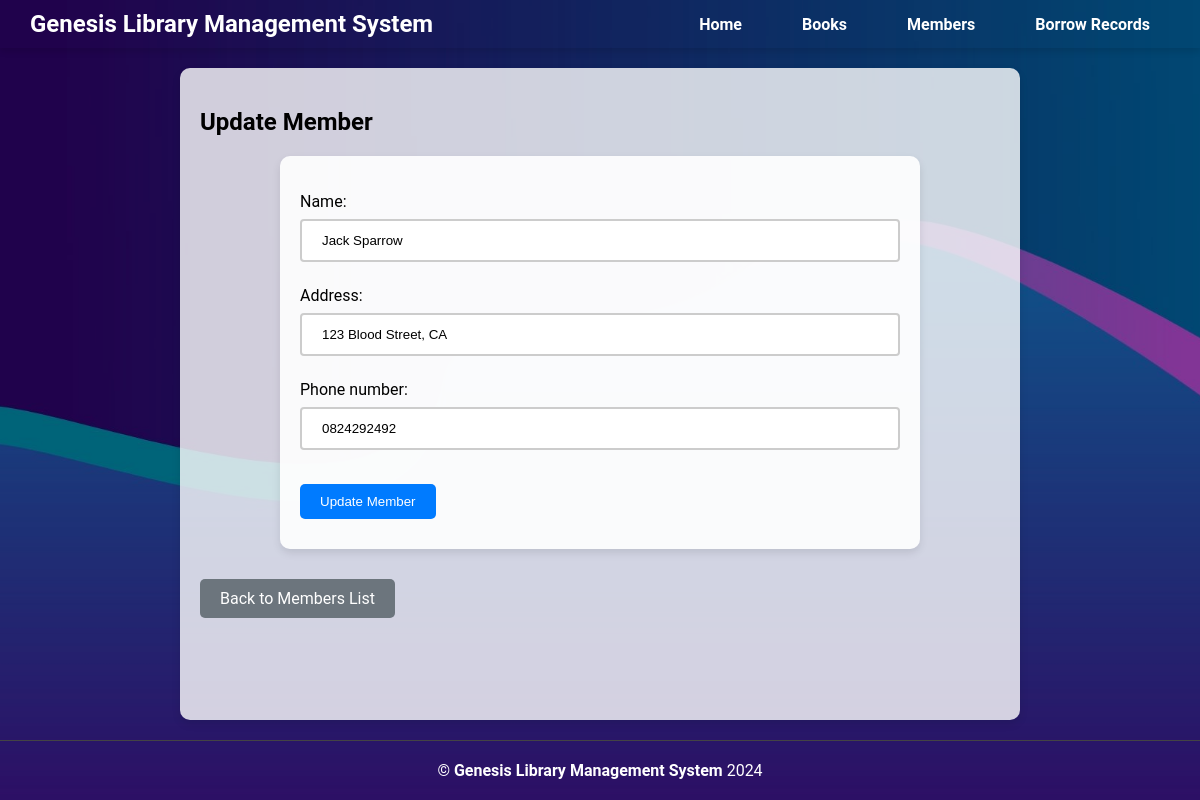
The page /update_member/15/ on the database its author committed.
### library/models.py (models this page shows, shortened)
class Member(models.Model):
    member_id = models.AutoField(primary_key=True)
    name = models.CharField(max_length=100)
    address = models.CharField(max_length=255)
    phone_number = models.CharField(max_length=15)

### library/views.py (the view)
# urls.py: path('update_member/<int:member_id>/', views.update_member, name='update_member'),
def update_member(request, member_id):
    member = get_object_or_404(Member, pk=member_id)
    if request.method == 'POST':
        form = MemberForm(request.POST, instance=member)
        if form.is_valid():
            form.save()
            return redirect('members_list')
    else:
        form = MemberForm(instance=member)
    return render(request, 'library/update_member.html', {'form': form})

### library/forms.py
class MemberForm(forms.ModelForm):
    class Meta:
        model = Member
        fields = '__all__'

### library/templates/library/update_member.html (shortened to what this page needs)
{% extends 'library/base.html' %}
{% block content %}
<h2>Update Member</h2>
<form method="post" class="update-member-form">
    {{ form.as_p }}
    <button type="submit" class="submit-update-member-btn">Update Member</button>
</form>
<a href="{% url 'members_list' %}" class="back-update-member-btn">Back to Members List</a>
{% endblock %}

### rows shown on the page
Member: name "Jack Sparrow", address "123 Blood Street, CA", phone_number "0824292492"
